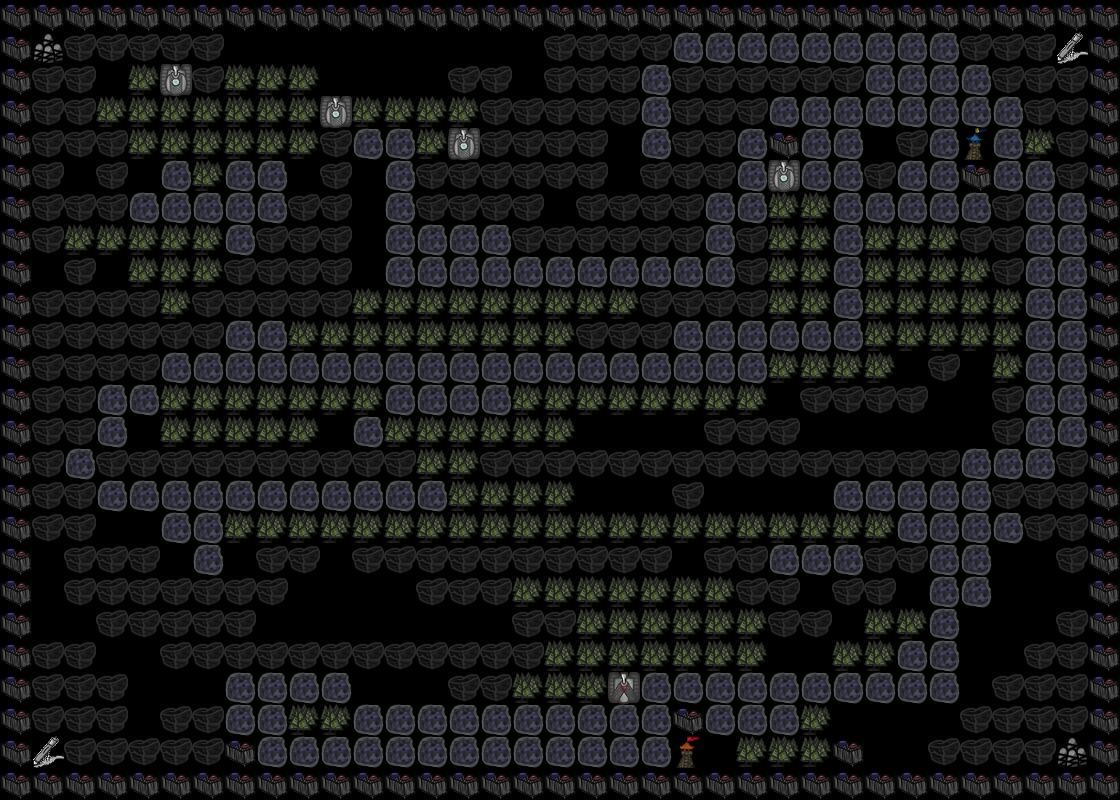

The image is a tile-based game level rendered from a .tmx file. Its description and complete source (layers, tilesets, objects, tile grids) follow:
An orthogonal 35x25 tile map with 32x32 px tiles, 3 tile layers (map, Tanks, bullets), 11 tilesets.

<map version="1.0" orientation="orthogonal" width="35" height="25" tilewidth="32" tileheight="32">
 <tileset firstgid="1" source="TankO.tsx" />
 <tileset firstgid="2" source="TankV.tsx" />
 <tileset firstgid="3" source="pool.tsx" />
 <tileset firstgid="4" source="Rock1.tsx" />
 <tileset firstgid="5" source="Lego2.tsx" />
 <tileset firstgid="6" source="bala.tsx" />
 <tileset firstgid="7" source="forest.tsx" />
 <tileset firstgid="8" source="gasolina.tsx" />
 <tileset firstgid="9" source="pila.tsx" />
 <tileset firstgid="10" source="flag bad.tsx" />
 <tileset firstgid="11" source="flaggood.tsx" />
 <layer name="map" width="35" height="25">
  <data encoding="csv">
5,5,5,5,5,5,5,5,5,5,5,5,5,5,5,5,5,5,5,5,5,5,5,5,5,5,5,5,5,5,5,5,5,5,5,
5,9,4,4,4,4,4,0,0,0,0,0,0,0,0,0,0,4,4,4,4,3,3,3,3,3,3,3,3,3,4,4,4,8,5,
5,4,4,0,7,7,4,7,7,7,0,0,0,0,4,4,0,4,4,4,3,4,4,4,4,4,4,3,3,3,3,4,4,4,5,
5,4,4,7,7,7,7,7,7,7,7,7,7,7,7,4,4,4,4,4,3,4,4,4,3,3,3,3,3,3,3,3,4,4,5,
5,4,4,4,7,7,7,7,7,7,4,3,3,7,7,4,4,4,4,0,3,4,4,3,5,3,3,0,4,3,11,3,7,4,5,
5,4,0,4,0,3,7,3,3,0,4,0,3,4,4,4,4,4,4,0,4,4,4,3,7,3,3,4,3,3,5,3,3,4,5,
5,4,4,4,3,3,3,3,3,4,4,0,3,4,4,4,4,0,4,4,4,4,3,3,7,7,3,3,3,3,3,4,3,3,5,
5,4,7,7,7,7,7,3,4,4,4,0,3,3,3,3,4,4,4,4,4,4,3,4,7,7,3,7,7,7,4,4,3,3,5,
5,0,4,0,7,7,7,4,4,4,4,0,3,3,3,3,3,3,3,3,3,3,3,4,7,7,3,7,7,7,7,4,3,3,5,
5,4,4,4,4,7,4,4,4,4,4,7,7,7,7,7,7,7,7,7,4,4,4,4,7,7,3,7,7,7,7,7,3,3,5,
5,4,4,4,4,4,4,3,3,7,7,7,7,7,7,7,7,7,4,4,4,3,3,3,3,3,3,7,7,7,7,7,3,3,5,
5,4,4,4,4,3,3,3,3,3,3,3,3,3,3,3,3,3,3,3,3,3,3,3,7,7,7,7,0,4,0,7,3,3,5,
5,4,4,3,3,7,7,7,7,7,7,7,3,3,3,3,7,7,7,7,7,7,7,7,0,4,4,4,4,0,0,4,3,3,5,
5,4,4,3,0,7,7,7,7,7,0,3,7,7,7,7,7,7,0,0,0,0,4,4,4,0,0,0,0,0,0,4,3,3,5,
5,4,3,4,4,4,4,4,4,4,4,4,4,7,7,4,4,4,4,4,4,4,4,4,4,4,4,4,4,4,3,3,3,4,5,
5,4,4,3,3,3,3,3,3,3,3,3,3,3,7,7,7,7,0,0,0,4,0,0,0,0,3,3,3,3,3,4,4,4,5,
5,4,4,0,0,3,3,7,7,7,7,7,7,7,7,7,7,7,7,7,7,7,7,7,7,7,7,7,3,3,3,3,4,4,5,
5,0,4,4,4,0,3,0,4,4,0,4,4,4,4,4,4,4,4,4,4,0,4,4,3,3,3,4,4,3,3,0,0,4,5,
5,0,4,4,4,4,4,4,4,0,0,0,0,4,4,4,7,7,7,7,7,7,7,4,4,0,4,4,0,3,3,0,0,0,5,
5,0,0,4,4,4,4,4,0,0,0,0,0,0,0,0,4,4,7,7,7,7,7,7,4,4,0,7,7,3,0,0,0,4,5,
5,4,4,0,0,4,4,4,4,4,4,4,4,4,4,4,4,7,7,7,7,7,7,7,0,0,7,7,3,3,0,0,4,4,5,
5,4,4,4,0,0,0,3,3,3,3,0,0,0,4,4,7,7,7,7,3,3,3,3,3,3,3,3,3,3,0,4,4,4,5,
5,4,4,4,0,4,4,3,3,7,7,3,3,3,3,3,3,3,3,3,3,5,3,3,3,7,0,0,0,0,4,4,4,4,5,
5,8,4,4,4,4,4,5,3,3,3,3,3,3,3,3,3,3,3,3,3,10,0,7,7,7,5,0,0,4,4,4,4,9,5,
5,5,5,5,5,5,5,5,5,5,5,5,5,5,5,5,5,5,5,5,5,5,5,5,5,5,5,5,5,5,5,5,5,5,5
</data>
 </layer>
 <layer name="Tanks" width="35" height="25">
  <data encoding="csv">
0,0,0,0,0,0,0,0,0,0,0,0,0,0,0,0,0,0,0,0,0,0,0,0,0,0,0,0,0,0,0,0,0,0,0,
0,0,0,0,0,0,0,0,0,0,0,0,0,0,0,0,0,0,0,0,0,0,0,0,0,0,0,0,0,0,0,0,0,0,0,
0,0,0,0,0,1,0,0,0,0,0,0,0,0,0,0,0,0,0,0,0,0,0,0,0,0,0,0,0,0,0,0,0,0,0,
0,0,0,0,0,0,0,0,0,0,1,0,0,0,0,0,0,0,0,0,0,0,0,0,0,0,0,0,0,0,0,0,0,0,0,
0,0,0,0,0,0,0,0,0,0,0,0,0,0,1,0,0,0,0,0,0,0,0,0,0,0,0,0,0,0,0,0,0,0,0,
0,0,0,0,0,0,0,0,0,0,0,0,0,0,0,0,0,0,0,0,0,0,0,0,1,0,0,0,0,0,0,0,0,0,0,
0,0,0,0,0,0,0,0,0,0,0,0,0,0,0,0,0,0,0,0,0,0,0,0,0,0,0,0,0,0,0,0,0,0,0,
0,0,0,0,0,0,0,0,0,0,0,0,0,0,0,0,0,0,0,0,0,0,0,0,0,0,0,0,0,0,0,0,0,0,0,
0,0,0,0,0,0,0,0,0,0,0,0,0,0,0,0,0,0,0,0,0,0,0,0,0,0,0,0,0,0,0,0,0,0,0,
0,0,0,0,0,0,0,0,0,0,0,0,0,0,0,0,0,0,0,0,0,0,0,0,0,0,0,0,0,0,0,0,0,0,0,
0,0,0,0,0,0,0,0,0,0,0,0,0,0,0,0,0,0,0,0,0,0,0,0,0,0,0,0,0,0,0,0,0,0,0,
0,0,0,0,0,0,0,0,0,0,0,0,0,0,0,0,0,0,0,0,0,0,0,0,0,0,0,0,0,0,0,0,0,0,0,
0,0,0,0,0,0,0,0,0,0,0,0,0,0,0,0,0,0,0,0,0,0,0,0,0,0,0,0,0,0,0,0,0,0,0,
0,0,0,0,0,0,0,0,0,0,0,0,0,0,0,0,0,0,0,0,0,0,0,0,0,0,0,0,0,0,0,0,0,0,0,
0,0,0,0,0,0,0,0,0,0,0,0,0,0,0,0,0,0,0,0,0,0,0,0,0,0,0,0,0,0,0,0,0,0,0,
0,0,0,0,0,0,0,0,0,0,0,0,0,0,0,0,0,0,0,0,0,0,0,0,0,0,0,0,0,0,0,0,0,0,0,
0,0,0,0,0,0,0,0,0,0,0,0,0,0,0,0,0,0,0,0,0,0,0,0,0,0,0,0,0,0,0,0,0,0,0,
0,0,0,0,0,0,0,0,0,0,0,0,0,0,0,0,0,0,0,0,0,0,0,0,0,0,0,0,0,0,0,0,0,0,0,
0,0,0,0,0,0,0,0,0,0,0,0,0,0,0,0,0,0,0,0,0,0,0,0,0,0,0,0,0,0,0,0,0,0,0,
0,0,0,0,0,0,0,0,0,0,0,0,0,0,0,0,0,0,0,0,0,0,0,0,0,0,0,0,0,0,0,0,0,0,0,
0,0,0,0,0,0,0,0,0,0,0,0,0,0,0,0,0,0,0,0,0,0,0,0,0,0,0,0,0,0,0,0,0,0,0,
0,0,0,0,0,0,0,0,0,0,0,0,0,0,0,0,0,0,0,2,0,0,0,0,0,0,0,0,0,0,0,0,0,0,0,
0,0,0,0,0,0,0,0,0,0,0,0,0,0,0,0,0,0,0,0,0,0,0,0,0,0,0,0,0,0,0,0,0,0,0,
0,0,0,0,0,0,0,0,0,0,0,0,0,0,0,0,0,0,0,0,0,0,0,0,0,0,0,0,0,0,0,0,0,0,0,
0,0,0,0,0,0,0,0,0,0,0,0,0,0,0,0,0,0,0,0,0,0,0,0,0,0,0,0,0,0,0,0,0,0,0
</data>
 </layer>
 <layer name="bullets" width="35" height="25">
  <data encoding="csv">
0,0,0,0,0,0,0,0,0,0,0,0,0,0,0,0,0,0,0,0,0,0,0,0,0,0,0,0,0,0,0,0,0,0,0,
0,0,0,0,0,0,0,0,0,0,0,0,0,0,0,0,0,0,0,0,0,0,0,0,0,0,0,0,0,0,0,0,0,0,0,
0,0,0,0,0,0,0,0,0,0,0,0,0,0,0,0,0,0,0,0,0,0,0,0,0,0,0,0,0,0,0,0,0,0,0,
0,0,0,0,0,0,0,0,0,0,0,0,0,0,0,0,0,0,0,0,0,0,0,0,0,0,0,0,0,0,0,0,0,0,0,
0,0,0,0,0,0,0,0,0,0,0,0,0,0,0,0,0,0,0,0,0,0,0,0,0,0,0,0,0,0,0,0,0,0,0,
0,0,0,0,0,0,0,0,0,0,0,0,0,0,0,0,0,0,0,0,0,0,0,0,0,0,0,0,0,0,0,0,0,0,0,
0,0,0,0,0,0,0,0,0,0,0,0,0,0,0,0,0,0,0,0,0,0,0,0,0,0,0,0,0,0,0,0,0,0,0,
0,0,0,0,0,0,0,0,0,0,0,0,0,0,0,0,0,0,0,0,0,0,0,0,0,0,0,0,0,0,0,0,0,0,0,
0,0,0,0,0,0,0,0,0,0,0,0,0,0,0,0,0,0,0,0,0,0,0,0,0,0,0,0,0,0,0,0,0,0,0,
0,0,0,0,0,0,0,0,0,0,0,0,0,0,0,0,0,0,0,0,0,0,0,0,0,0,0,0,0,0,0,0,0,0,0,
0,0,0,0,0,0,0,0,0,0,0,0,0,0,0,0,0,0,0,0,0,0,0,0,0,0,0,0,0,0,0,0,0,0,0,
0,0,0,0,0,0,0,0,0,0,0,0,0,0,0,0,0,0,0,0,0,0,0,0,0,0,0,0,0,0,0,0,0,0,0,
0,0,0,0,0,0,0,0,0,0,0,0,0,0,0,0,0,0,0,0,0,0,0,0,0,0,0,0,0,0,0,0,0,0,0,
0,0,0,0,0,0,0,0,0,0,0,0,0,0,0,0,0,0,0,0,0,0,0,0,0,0,0,0,0,0,0,0,0,0,0,
0,0,0,0,0,0,0,0,0,0,0,0,0,0,0,0,0,0,0,0,0,0,0,0,0,0,0,0,0,0,0,0,0,0,0,
0,0,0,0,0,0,0,0,0,0,0,0,0,0,0,0,0,0,0,0,0,0,0,0,0,0,0,0,0,0,0,0,0,0,0,
0,0,0,0,0,0,0,0,0,0,0,0,0,0,0,0,0,0,0,0,0,0,0,0,0,0,0,0,0,0,0,0,0,0,0,
0,0,0,0,0,0,0,0,0,0,0,0,0,0,0,0,0,0,0,0,0,0,0,0,0,0,0,0,0,0,0,0,0,0,0,
0,0,0,0,0,0,0,0,0,0,0,0,0,0,0,0,0,0,0,0,0,0,0,0,0,0,0,0,0,0,0,0,0,0,0,
0,0,0,0,0,0,0,0,0,0,0,0,0,0,0,0,0,0,0,0,0,0,0,0,0,0,0,0,0,0,0,0,0,0,0,
0,0,0,0,0,0,0,0,0,0,0,0,0,0,0,0,0,0,0,0,0,0,0,0,0,0,0,0,0,0,0,0,0,0,0,
0,0,0,0,0,0,0,0,0,0,0,0,0,0,0,0,0,0,0,0,0,0,0,0,0,0,0,0,0,0,0,0,0,0,0,
0,0,0,0,0,0,0,0,0,0,0,0,0,0,0,0,0,0,0,0,0,0,0,0,0,0,0,0,0,0,0,0,0,0,0,
0,0,0,0,0,0,0,0,0,0,0,0,0,0,0,0,0,0,0,0,0,0,0,0,0,0,0,0,0,0,0,0,0,0,0,
0,0,0,0,0,0,0,0,0,0,0,0,0,0,0,0,0,0,0,0,0,0,0,0,0,0,0,0,0,0,0,0,0,0,0
</data>
 </layer>
</map>